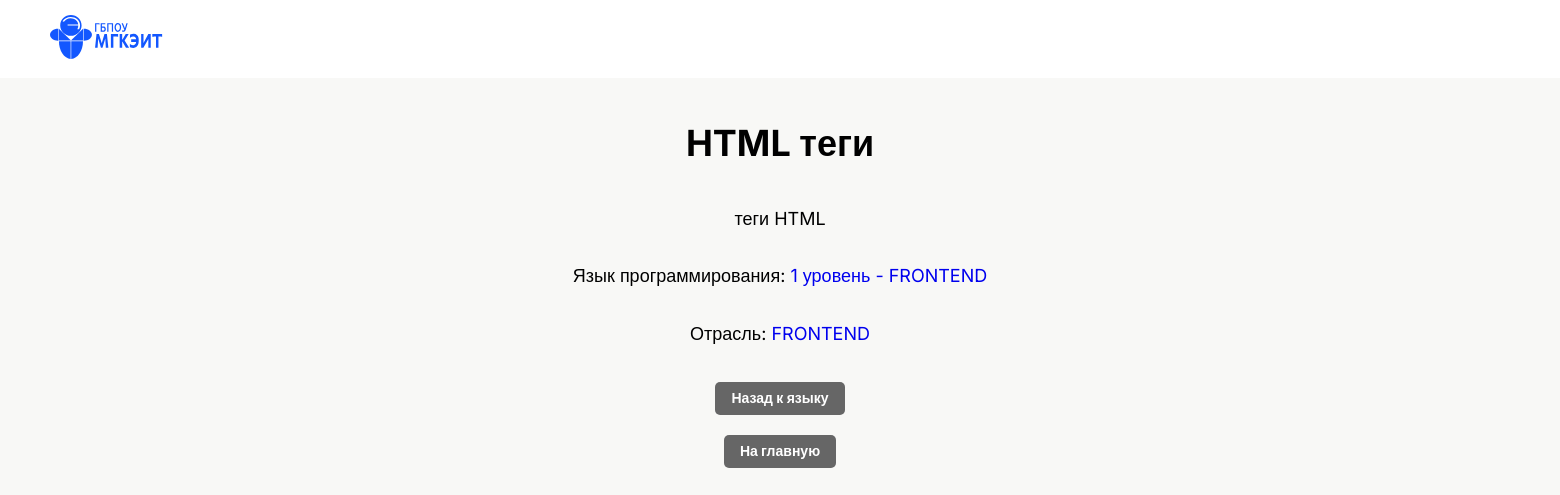
/sector/frontend/lang/1/topic/html-tegi/, run on the app's committed database.
### bazaznaniy/models.py (models this page shows, shortened)
class Topic(models.Model):
    lang = models.ForeignKey(Lang, on_delete=models.CASCADE,
                             related_name='topics', verbose_name='Язык Программирования')
    name = models.CharField('Название темы', max_length=200)
    slug = models.SlugField('URL', max_length=200, blank=True)
    description = models.TextField('Описание', blank=True)
    icon = models.CharField('Иконка', max_length=50, blank=True,
                            help_text='Название иконки или emoji')
    order = models.IntegerField('Порядок отображения', default=0)
    is_active = models.BooleanField('Активен', default=True)
    created_at = models.DateTimeField('Дата создания', auto_now_add=True)
    class Meta:
        verbose_name = 'Тема'
        verbose_name_plural = 'Темы'
        ordering = ['lang', 'order', 'name']
        unique_together = ['lang', 'slug']

class Lang(models.Model):
    sector = models.ForeignKey(Sector, on_delete=models.CASCADE,
                             related_name='langs', verbose_name='Отрасль')
    number = models.IntegerField('Уровень',
                                choices=[(1, '1 уровень'), (2, '2 уровень'),
                                        (3, '3 уровень'), (4, '4 уровень')])
    description = models.TextField('Описание', blank=True)
    is_active = models.BooleanField('Активен', default=True)
    class Meta:
        verbose_name = 'Язык Программирования'
        verbose_name_plural = 'Языки Программирования'
        ordering = ['sector', 'number']
        unique_together = ['sector', 'number']
    def __str__(self):
        return f"{self.number} уровень - {self.sector.name}"

class Sector(models.Model):
    name = models.CharField('Название', max_length=200)
    slug = models.SlugField('URL', unique=True, max_length=200, blank=True)
    order = models.IntegerField('Порядок отображения', default=0)
    is_active = models.BooleanField('Активна', default=True)
    created_at = models.DateTimeField('Дата создания', auto_now_add=True)
    class Meta:
        verbose_name = 'Отрасль'
        verbose_name_plural = 'Отрасли'
        ordering = ['order', 'name']

### bazaznaniy/views.py (the view)
# urls.py: path('sector/<slug:sector_slug>/lang/<int:lang_number>/topic/<slug:topic_slug>/', views.topic_detail, name='topic_detail'),
def topic_detail(request, sector_slug, lang_number, topic_slug):
    topic = get_object_or_404(Topic, lang__sector__slug=sector_slug, lang__number=lang_number, slug=topic_slug)
    return render(request, 'bazaznaniy/topic_detail.html', {'topic': topic})

### bazaznaniy/templates/bazaznaniy/topic_detail.html (shortened to what this page needs)
{% extends 'bazaznaniy/layout.html' %}
{% load static %}
{% block content %}
<div class="content">
    <h1>{{ topic.name }}</h1>
    <p>{{ topic.description|default:"Описание отсутствует" }}</p>
    <p>Язык программирования: <a href="{% url 'lang_detail' sector_slug=topic.lang.sector.slug lang_number=topic.lang.number %}">{{ topic.lang }}</a></p>
    <p>Отрасль: <a href="{% url 'sector_detail' slug=topic.lang.sector.slug %}">{{ topic.lang.sector.name }}</a></p>
    <a href="{% url 'lang_detail' sector_slug=topic.lang.sector.slug lang_number=topic.lang.number %}" class="back-button">Назад к языку</a>
    <a href="{% url 'home' %}" class="back-button">На главную</a>
</div>
{% endblock %}

### bazaznaniy/static/bazaznaniy/css/style.css (style rules this page uses)
* { text-decoration: none; box-sizing: border-box; }
body { font-family: 'Inter', sans-serif; line-height: 1.2; background-color: #F8F8F6; margin: 0; padding: 0; font-size: 16px; }
.content { display: flex; flex-direction: column; align-items: center; width: 100%; max-width: 1400px; margin: 0 auto; padding: 20px; text-align: center; font-size: 18px; }
.back-button { display: inline-block; margin-top: 20px; padding: 8px 16px; background-color: #666; color: white; border-radius: 5px; font-size: 14px; font-weight: bold; transition: background-color 0.3s; }

### data on the page
Topic: name "HTML теги", description "теги HTML", lang "1 уровень - FRONTEND", lang.sector.name "FRONTEND"
